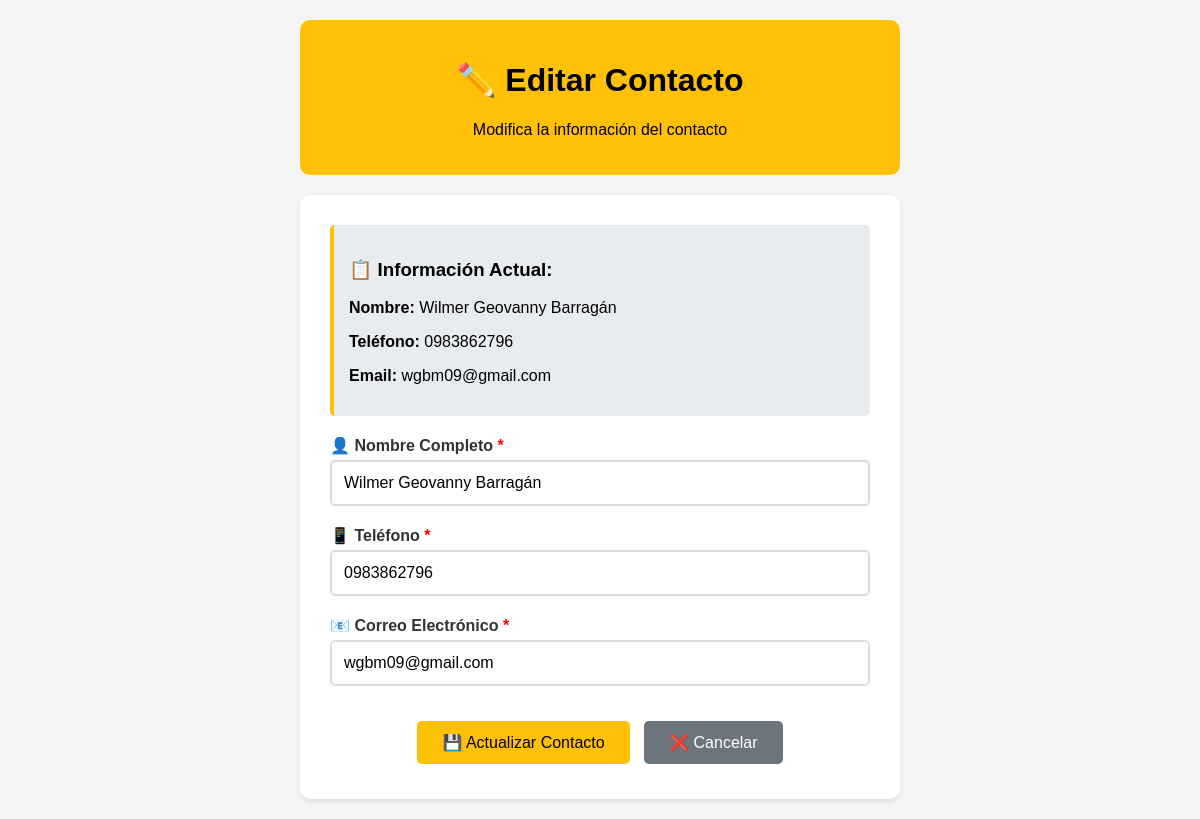
The page /editar/1 on the database its author committed.
### tables this page shows
CREATE TABLE contactos (
            id INTEGER PRIMARY KEY AUTOINCREMENT,
            nombre TEXT NOT NULL,
            telefono TEXT NOT NULL,
            email TEXT NOT NULL,
            fecha_creacion TIMESTAMP DEFAULT CURRENT_TIMESTAMP
        );

### app.py (the view, shortened to what this page needs)
@app.route('/editar/<int:id>', methods=['GET', 'POST'])
def editar_contacto(id):
    conn = get_db_connection()
    cursor = conn.cursor()
    if DATABASE_URL:
        cursor.execute('SELECT * FROM contactos WHERE id = %s', (id,))
    else:
        cursor.execute('SELECT * FROM contactos WHERE id = ?', (id,))
    contacto = cursor.fetchone()
    conn.close()
    return render_template('editar.html', contacto=contacto)

### app.py (called while the page is built)
def get_db_connection():
    if DATABASE_URL:
        conn = psycopg2.connect(DATABASE_URL, cursor_factory=RealDictCursor)
        return conn
    else:
        conn = sqlite3.connect('contactos.db')
        conn.row_factory = sqlite3.Row
        return conn

### templates/editar.html (shortened to what this page needs)
<!DOCTYPE html>
<html lang="es">
<head>
</head>
<body>
    <div class="header">
        <h1>✏️ Editar Contacto</h1>
        <p>Modifica la información del contacto</p>
    </div>
    <div class="form-container">
        {% if contacto %}
            <div class="current-info">
                <h3>📋 Información Actual:</h3>
                <p><strong>Nombre:</strong> {{ contacto.nombre }}</p>
                <p><strong>Teléfono:</strong> {{ contacto.telefono }}</p>
                <p><strong>Email:</strong> {{ contacto.email }}</p>
            </div>
            <form method="POST">
                <div class="form-group">
                    <label for="nombre">👤 Nombre Completo <span class="required">*</span></label>
                    <input type="text" id="nombre" name="nombre" required
                           value="{{ contacto.nombre }}" placeholder="Ej: Juan Pérez" maxlength="100">
                </div>
                <div class="form-group">
                    <label for="telefono">📱 Teléfono <span class="required">*</span></label>
                    <input type="tel" id="telefono" name="telefono" required
                           value="{{ contacto.telefono }}" placeholder="Ej: +593 99 123 4567" maxlength="20">
                </div>
                <div class="form-group">
                    <label for="email">📧 Correo Electrónico <span class="required">*</span></label>
                    <input type="email" id="email" name="email" required
                           value="{{ contacto.email }}" placeholder="Ej: juan@ejemplo.com" maxlength="100">
                </div>
                <div class="form-actions">
                    <button type="submit" class="btn btn-warning">💾 Actualizar Contacto</button>
                    <a href="{{ url_for('index') }}" class="btn btn-secondary">❌ Cancelar</a>
                </div>
            </form>
        {% else %}
            <div style="text-align: center; color: #666;">
                <h3>😕 Contacto no encontrado</h3>
                <p>El contacto que intentas editar no existe.</p>
                <a href="{{ url_for('index') }}" class="btn btn-secondary">🏠 Volver al inicio</a>
            </div>
        {% endif %}
    </div>
</body>
</html>

### templates/editar.html (style rules this page uses)
body { font-family: Arial, sans-serif; max-width: 600px; margin: 0 auto; padding: 20px; background-color: #f5f5f5; }
.header { background-color: #ffc107; color: black; padding: 20px; border-radius: 10px; margin-bottom: 20px; text-align: center; }
.form-container { background-color: white; padding: 30px; border-radius: 10px; box-shadow: 0 2px 5px rgba(0,0,0,0.1); }
.form-group { margin-bottom: 20px; }
label { display: block; margin-bottom: 5px; font-weight: bold; color: #333; }
input[type="text"], input[type="email"], input[type="tel"] { width: 100%; padding: 12px; border: 2px solid #ddd; border-radius: 5px; font-size: 16px; box-sizing: border-box; }
.btn { padding: 12px 25px; margin: 5px; border: none; border-radius: 5px; cursor: pointer; text-decoration: none; display: inline-block; font-size: 16px; }
.btn-warning { background-color: #ffc107; color: black; }
.btn-secondary { background-color: #6c757d; color: white; }
.form-actions { text-align: center; margin-top: 30px; }
.required { color: red; }
.current-info { background-color: #e9ecef; padding: 15px; border-radius: 5px; margin-bottom: 20px; border-left: 4px solid #ffc107; }

### rows shown on the page
contactos: nombre "Wilmer Geovanny Barragán", telefono "0983862796", email "wgbm09@gmail.com"
